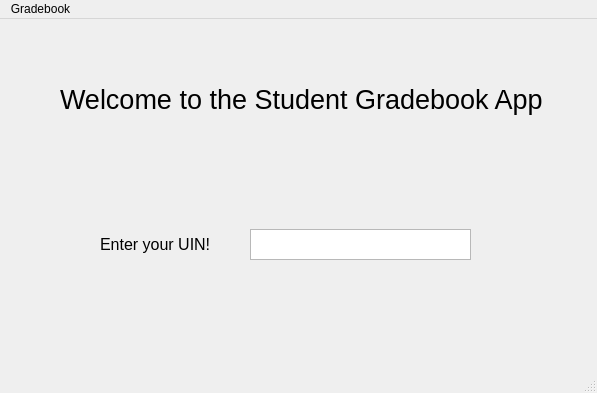
<?xml version="1.0" encoding="UTF-8"?>
<ui version="4.0">
 <class>MainWindow</class>
 <widget class="QMainWindow" name="MainWindow">
  <property name="geometry">
   <rect>
    <x>0</x>
    <y>0</y>
    <width>597</width>
    <height>393</height>
   </rect>
  </property>
  <property name="windowTitle">
   <string>MainWindow</string>
  </property>
  <widget class="QWidget" name="centralwidget">
   <widget class="QLabel" name="label">
    <property name="geometry">
     <rect>
      <x>100</x>
      <y>210</y>
      <width>131</width>
      <height>31</height>
     </rect>
    </property>
    <property name="font">
     <font>
      <pointsize>12</pointsize>
     </font>
    </property>
    <property name="inputMethodHints">
     <set>Qt::ImhNone</set>
    </property>
    <property name="text">
     <string>Enter your UIN!</string>
    </property>
   </widget>
   <widget class="QPlainTextEdit" name="plainTextEdit_2">
    <property name="enabled">
     <bool>true</bool>
    </property>
    <property name="geometry">
     <rect>
      <x>250</x>
      <y>210</y>
      <width>221</width>
      <height>31</height>
     </rect>
    </property>
    <property name="sizePolicy">
     <sizepolicy hsizetype="Fixed" vsizetype="Fixed">
      <horstretch>0</horstretch>
      <verstretch>0</verstretch>
     </sizepolicy>
    </property>
    <property name="font">
     <font>
      <pointsize>10</pointsize>
     </font>
    </property>
   </widget>
   <widget class="QLabel" name="label_2">
    <property name="geometry">
     <rect>
      <x>60</x>
      <y>40</y>
      <width>491</width>
      <height>81</height>
     </rect>
    </property>
    <property name="font">
     <font>
      <pointsize>20</pointsize>
     </font>
    </property>
    <property name="inputMethodHints">
     <set>Qt::ImhNone</set>
    </property>
    <property name="text">
     <string>Welcome to the Student Gradebook App</string>
    </property>
   </widget>
  </widget>
  <widget class="QMenuBar" name="menubar">
   <property name="geometry">
    <rect>
     <x>0</x>
     <y>0</y>
     <width>597</width>
     <height>21</height>
    </rect>
   </property>
   <widget class="QMenu" name="menuGradebook">
    <property name="title">
     <string>Gradebook</string>
    </property>
   </widget>
   <addaction name="menuGradebook"/>
  </widget>
  <widget class="QStatusBar" name="statusbar"/>
 </widget>
 <resources/>
 <connections/>
</ui>
